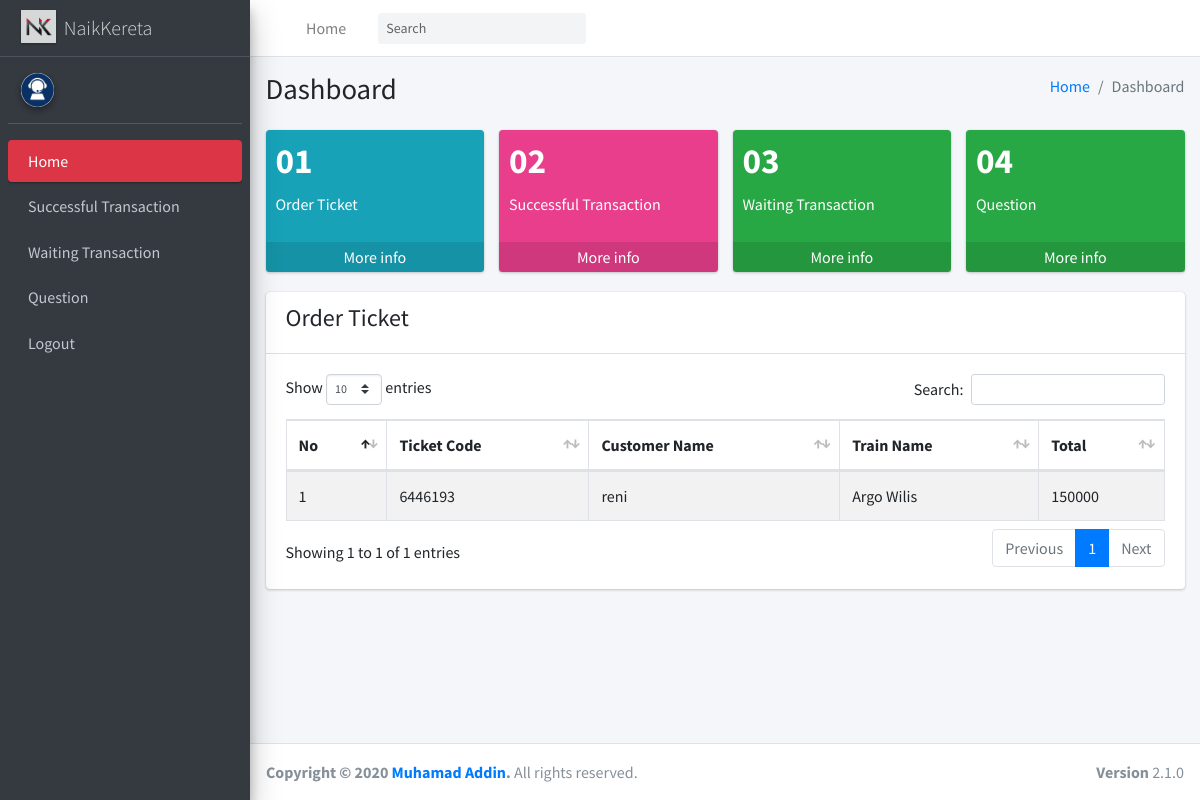
Page /staff.php on the committed database.
### tables this page shows
CREATE TABLE `tiket` (
  `idTiket` int(11) NOT NULL,
  `kodeTiket` varchar(255) NOT NULL,
  `NamaKereta` varchar(255) NOT NULL,
  `namaPembeli` varchar(255) NOT NULL,
  `tglBerangkat` date NOT NULL,
  `waktuBerangkat` time NOT NULL,
  `waktuSampai` time NOT NULL,
  `harga` int(200) NOT NULL,
  `noKursi` varchar(255) NOT NULL,
  `kelas` varchar(50) NOT NULL,
  `berangkat` varchar(50) NOT NULL,
  `tujuan` varchar(50) NOT NULL
);

### functions.php (called while the page is built, shortened)
<?php
$conn = mysqli_connect("localhost", "root", "", "naikkereta");
function query($query)
{
    global $conn;
    $result = mysqli_query($conn, $query);
    $rows = [];
    while ($row = mysqli_fetch_assoc($result)) {
        $rows[] = $row;
    }
    return $rows;
}

### staff.php (the view, shortened to what this page needs)
<?php
require 'functions.php';
$data = query("SELECT * FROM tiket");
?>
<!DOCTYPE html>
<html>
<head>
    <link rel="stylesheet" href="adminLte/css/all.min.css" />
    <link rel="stylesheet" href="https://code.ionicframework.com/ionicons/2.0.1/css/ionicons.min.css" />
    <link rel="stylesheet" href="adminLte/css/dataTables.bootstrap4.min.css" />
    <link rel="stylesheet" href="adminLte/css/responsive.bootstrap4.min.css" />
    <link rel="stylesheet" href="dist/css/adminlte.min.css" />
</head>
<body class="hold-transition sidebar-mini">
    <div class="wrapper">
        <nav class="main-header navbar navbar-expand navbar-white navbar-light">
            <ul class="navbar-nav">
                <li class="nav-item">
                    <a class="nav-link" data-widget="pushmenu" href="#" role="button"></a>
                </li>
                <li class="nav-item d-none d-sm-inline-block">
                    <a href="staff.php" class="nav-link">Home</a>
                </li>
            </ul>
            <form class="form-inline ml-3">
                <div class="input-group input-group-sm">
                    <input class="form-control form-control-navbar" type="search" placeholder="Search"
                        aria-label="Search" />
                    <div class="input-group-append">
                        <button class="btn btn-navbar" type="submit">
                        </button>
                    </div>
                </div>
            </form>
            <ul class="navbar-nav ml-auto">
                <li class="nav-item">
                    <a class="nav-link" data-widget="control-sidebar" data-slide="true" href="#" role="button">
                    </a>
                </li>
            </ul>
        </nav>
        <aside class="main-sidebar sidebar-dark-danger elevation-4">
            <a href="staff.php" class="brand-link">
                <img src="img/Logo1.jpg" alt="AdminLTE Logo" class="brand-image elevation-1" style="opacity: 0.8;" />
                <span class="brand-text font-weight-light">NaikKereta</span>
            </a>
            <div class="sidebar">
                <div class="user-panel mt-3 pb-3 mb-3 d-flex">
                    <div class="image">
                        <img src="img/admin.jpg" class="img-circle elevation-2" alt="User Image" />
                    </div>
                    <div class="info">
                    </div>
                </div>
                <nav class="mt-2">
                    <ul class="nav nav-pills nav-sidebar flex-column" data-widget="treeview" role="menu"
                        data-accordion="false">
                        <li class="nav-item">
                            <a href="staff.php" class="nav-link active">
                                <p>
                                    Home
                                </p>
                            </a>
                        </li>
                        <li class="nav-item">
                            <a href="successTransaction.php" class="nav-link">
                                <p>Successful Transaction</p>
                            </a>
                        </li>
                        <li class="nav-item">
                            <a href="waitingTransaction.php" class="nav-link">
                                <p>Waiting Transaction</p>
                            </a>
                        </li>
                        <li class="nav-item">
                            <a href="question.php" class="nav-link">
                                <p>Question</p>
                            </a>
                        </li>
                        <li class="nav-item">
                            <a href="main.php" class="nav-link">
                                <p>Logout</p>
                            </a>
                        </li>
                    </ul>
                </nav>
            </div>
        </aside>
        <div class="content-wrapper">
            <section class="content-header">
                <div class="container-fluid">
                    <div class="row mb-2">
                        <div class="col-sm-6">
                            <h1>Dashboard</h1>
                        </div>
                        <div class="col-sm-6">
                            <ol class="breadcrumb float-sm-right">
                                <li class="breadcrumb-item"><a href="#">Home</a></li>
                                <li class="breadcrumb-item active">Dashboard</li>
                            </ol>
                        </div>
                    </div>
                </div>
            </section>
            <section class="content">
                <div class="container-fluid">
                    <div class="row">
                        <div class="col-lg-3 col-6">
                            <div class="small-box bg-info">
                                <div class="inner">
                                    <h3>01</h3>
                                    <p>Order Ticket</p>
                                </div>
                                <a href="main2.php" class="small-box-footer">More info </a>
                            </div>
                        </div>
                        <div class="col-lg-3 col-6">
                            <div class="small-box bg-pink">
                                <div class="inner">
                                    <h3>02</h3>
                                    <p>Successful Transaction</p>
                                </div>
                                <a href="successTransaction.php" class="small-box-footer">More info </a>
                            </div>
                        </div>
                        <div class="col-lg-3 col-6">
                            <div class="small-box bg-success">
                                <div class="inner">
                                    <h3>03</h3>
                                    <p>Waiting Transaction</p>
                                </div>
                                <a href="waitingTransaction.php" class="small-box-footer">More info </a>
                            </div>
                        </div>
                        <div class="col-lg-3 col-6">
                            <div class="small-box bg-success">
                                <div class="inner">
                                    <h3>04</h3>
                                    <p>Question</p>
                                </div>
                                <a href="question.php" class="small-box-footer">More info </a>
                            </div>
                        </div>
                    </div>
                    <div class="row">
                        <div class="col-12">
                            <div class="card">
                                <div class="card-header">
                                    <h4>Order Ticket</h4>
                                </div>
                                <div class="card-body">
                                    <table id="dataMobil" class="table table-bordered table-striped">
                                        <thead>
                                            <tr>
                                                <th>No</th>
                                                <th>Ticket Code</th>
                                                <th>Customer Name</th>
                                                <th>Train Name</th>
                                                <th>Total</th>
                                            </tr>
                                        </thead>
                                        <tbody>
                                            <?php $i = 1; ?>
                                            <?php foreach ($data as $row) : ?>
                                            <tr>
                                                <td><?= $i; ?></td>
                                                <td><?= $row["kodeTiket"]; ?></td>
                                                <td><?= $row["namaPembeli"]; ?></td>
                                                <td><?= $row["NamaKereta"]; ?></td>
                                                <td><?= $row["harga"]; ?></td>
                                            </tr>
                                            <?php $i++; ?>
                                            <?php endforeach; ?>
                                        </tbody>
                                    </table>
                                </div>
                            </div>
                        </div>
                    </div>
                </div>
            </section>
        </div>
        <footer class="main-footer">
            <div class="float-right d-none d-sm-block"><b>Version</b> 2.1.0</div>
            <strong>Copyright &copy; 2020
                <a href="https://github.com/Addin2nd" target="blank">Muhamad Addin</a>.</strong>
            All rights reserved.
        </footer>
    </div>
</body>
</html>

### rows in the picture
tiket: kodeTiket "6446193", namaPembeli "reni", NamaKereta "Argo Wilis", harga "150000"
